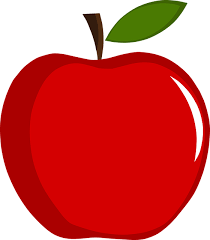
#> input picture apple1.png, 210 x 240 px
$ python imagesDeference.py
#> lines starting #> are read from the running program, lines starting #| are printed output that depends on the picture
import numpy as np
import cv2 as cv

img1 = cv.imread("apple1.png",0)
#> img1: shape (240, 210); min 7, max 255, mean 121.1
img1_resize_canny = cv.resize(img1,(300,320))
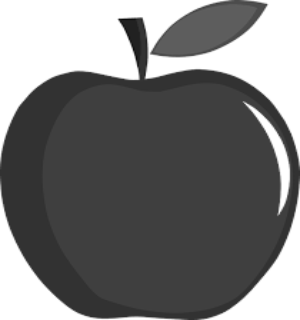
#> img1_resize_canny: shape (320, 300); min 10, max 255, mean 121.1
img1_canny = cv.Canny(img1_resize_canny,200,255)
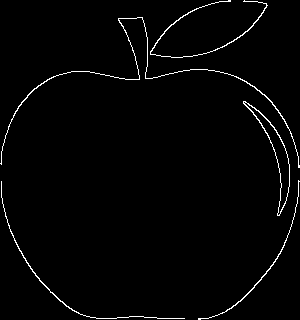
#> img1_canny: shape (320, 300); 1.8% white in thin lines or dots
cv.imshow('ss',img1_canny)
img2 = cv.imread("apple2.jpg",0)
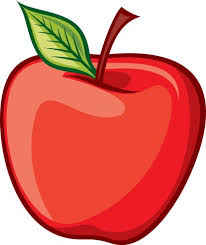
#> input picture apple2.jpg, 206 x 245 px
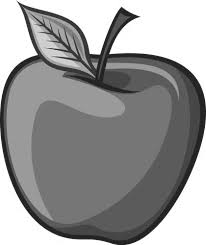
#> img2: shape (245, 206); min 8, max 255, mean 152.2
img2_resize_canny = cv.resize(img2,(300,320))
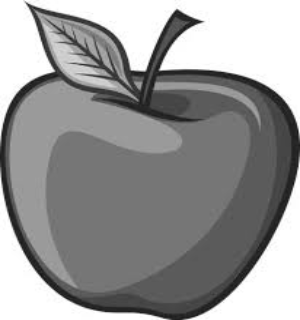
#> img2_resize_canny: shape (320, 300); min 18, max 255, mean 152.2
img2_canny = cv.Canny(img2_resize_canny,200,255)
#> img2_canny: shape (320, 300); 3.4% white in thin lines or dots

image1_array = np.array(img1_resize_canny)
image2_array = np.array(img2_resize_canny)
deference_matrix = abs(image1_array-image2_array)
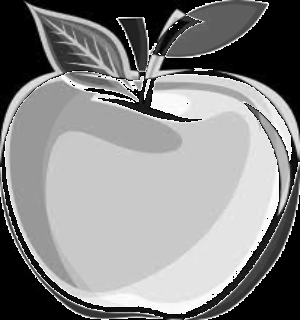
#> deference_matrix: shape (320, 300); min 0, max 255, mean 135.1

deference_image = cv.normalize(src=deference_matrix,dst= None,alpha= 0,beta= 255,norm_type= cv.NORM_MINMAX)
imagesShow = np.hstack((img1_canny,img2_canny , deference_image))
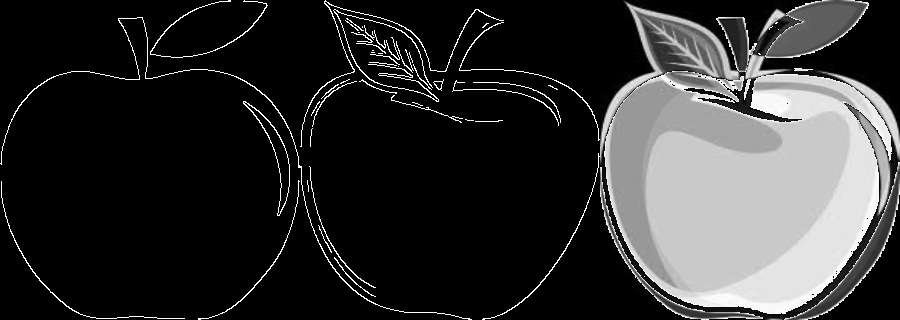
#> imagesShow: shape (320, 900); min 0, max 255, mean 49.5
cv.imshow("img 1 , img 2 , deference ",imagesShow)

cv.waitKey(0)
cv.destroyAllWindows()
